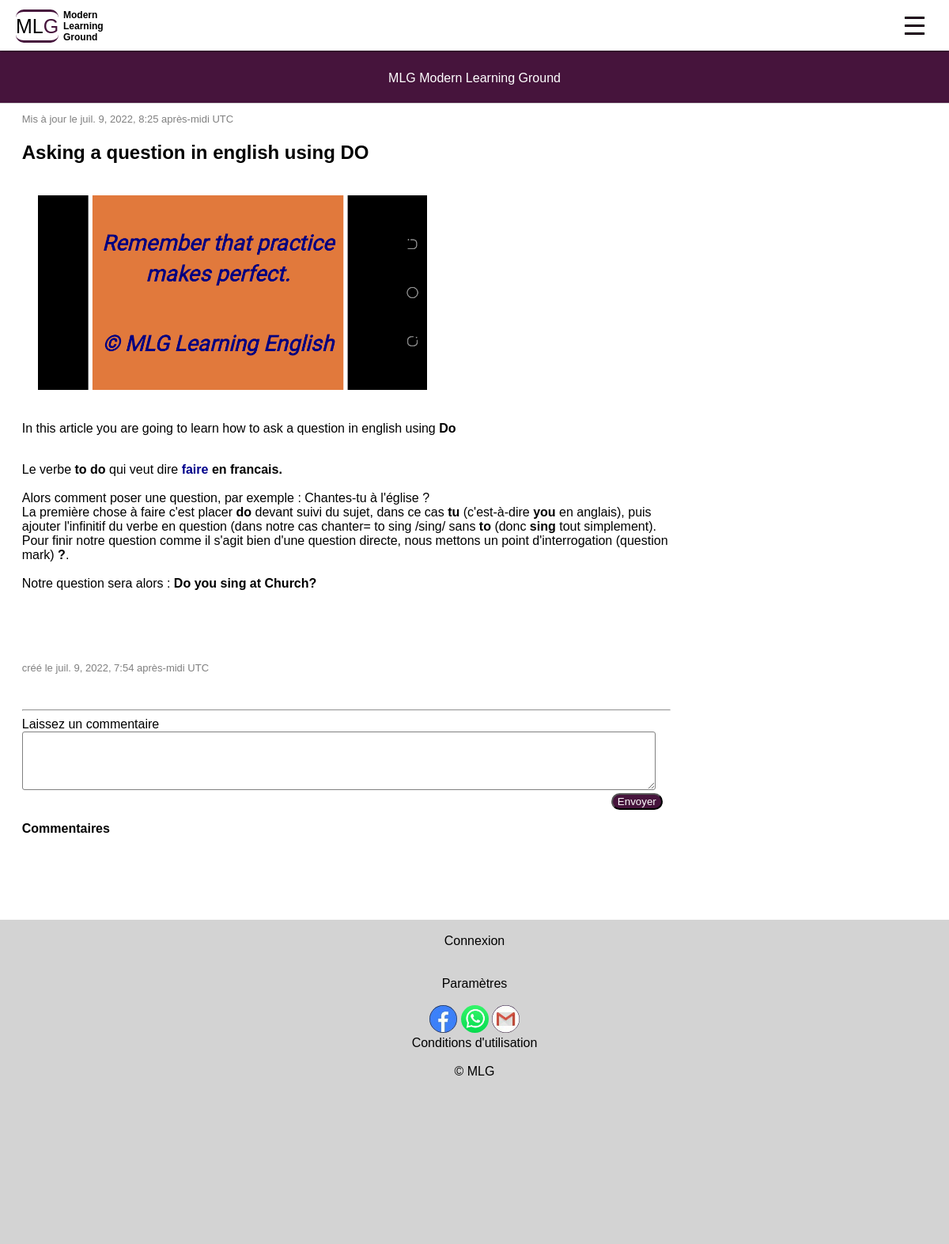
Page /articles/asking-a-question-in-english-using-do on the committed database.
### articles/models.py (models this page shows, shortened)
class Article(models.Model):
  title = models.CharField(max_length=100)
  categorie = models.ForeignKey(Categorie, on_delete=models.CASCADE, null=True)
  slug = models.SlugField(max_length=255, unique=True, blank=True)
  author = models.ForeignKey(User, on_delete=models.SET_NULL, null=True, blank=True)
  updated_on = models.DateTimeField(auto_now=True)
  content = models.TextField(blank=True, verbose_name='Contenu')
  photo = models.ImageField(null=True, upload_to='images')
  pub_date = models.DateTimeField(null=True)
  published = models.BooleanField(default=False)

### articles/views.py (the view)
# urls.py: path('articles/<str:slug>', views.article_details_view, name='article-details'),
def article_details_view(request, slug):
    try:
      article = Article.objects.get(slug=slug)
    except:
      return redirect('/articles/')
    comments = (Comment.objects.filter(commented_article=article)).order_by('-post_date')
    return render(request, 'articles/details.html', {'article':article, 'comments':comments})

### articles/templates/articles/details.html (shortened to what this page needs)
{% extends 'base_template.html'%}
{% block content %}
{% if article %}
  <div class="details">
   {% autoescape off %}
    <div style="background:white;">
        <span style="color:gray;font-size:13px;">Mis à jour le {{ article.updated_on}} UTC</span><br>
      <h1>{{ article.title }}</h1>
        <img src="{{ article.photo.url }}" alt="image" />
        <p>
            {{ article.content }}
        </p>
        <span style="color:gray;font-size:13px;"> créé le {{ article.pub_date}} UTC</span><br><br>
    </div>
    <br>
    <hr>
    Laissez un commentaire
    <form action="{% url 'comment' %}" method="POST">
        <div style="width:100%;">
            <textarea  name="comment" cols="100" rows="8"></textarea> <br>
          <button style="float:right;margin-right:10px;" type="submit">Envoyer</button> <br>
        </div>
    </form>
    <div>
        <br>
        <b>Commentaires</b><br><br>
    </div>
    <br>
{% endautoescape %}
</div>
{% endif %}
{% endblock %}

### learning/static/learning/main.css (style rules this page uses)
body { background-color: rgb(70, 20, 60); font-family: Garamond, Lucida, Arial, sans-serif; }
button { border-radius: 20px; background-color: rgb(70, 20, 60); color: white; }
textarea { font-family: Arial; }
.contact-form input, textarea { width: 97%; border-radius: 3px; border: 1px solid lightgray; }
.details textarea { padding-top: 10px; height: 60px; }
.details { text-align: left; padding: 10px; }
.details img { width: 100%; }
@media screen and (min-width: 900px) { .details { background-color: white; padding: 10px; } }
@media screen and (min-width: 900px) { .details img { width: 60%; margin: 20px; } }
@media screen and (min-width: 900px) { .contact-form input, textarea { width: 97%; border-radius: 3px; border: 1px solid gray; } }

### rows in the picture
Article: updated_on "juil. 9, 2022, 8:25 après-midi", title "Asking a question in english using DO", photo (picture), content "In this article you are going to learn how to ask a question in english using Do Le verbe to do qui veut dire faire en francais. Alors comment poser une question, par exemple : Chantes-tu à l'église ? La première chose à faire c'est placer do devant suivi du sujet, dans ce cas tu (c'est-à-dire you en anglais), puis ajouter l'infinitif du verbe en question (dans notre cas chanter= to sing /sing/ sans to (donc sing tout simplement). Pour finir notre question comme il s'agit bien d'une question directe, nous mettons un point d'interrogation (question mark) ? . Notre question sera alors : Do you sing at Church?", pub_date "juil. 9, 2022, 7:54 après-midi"
